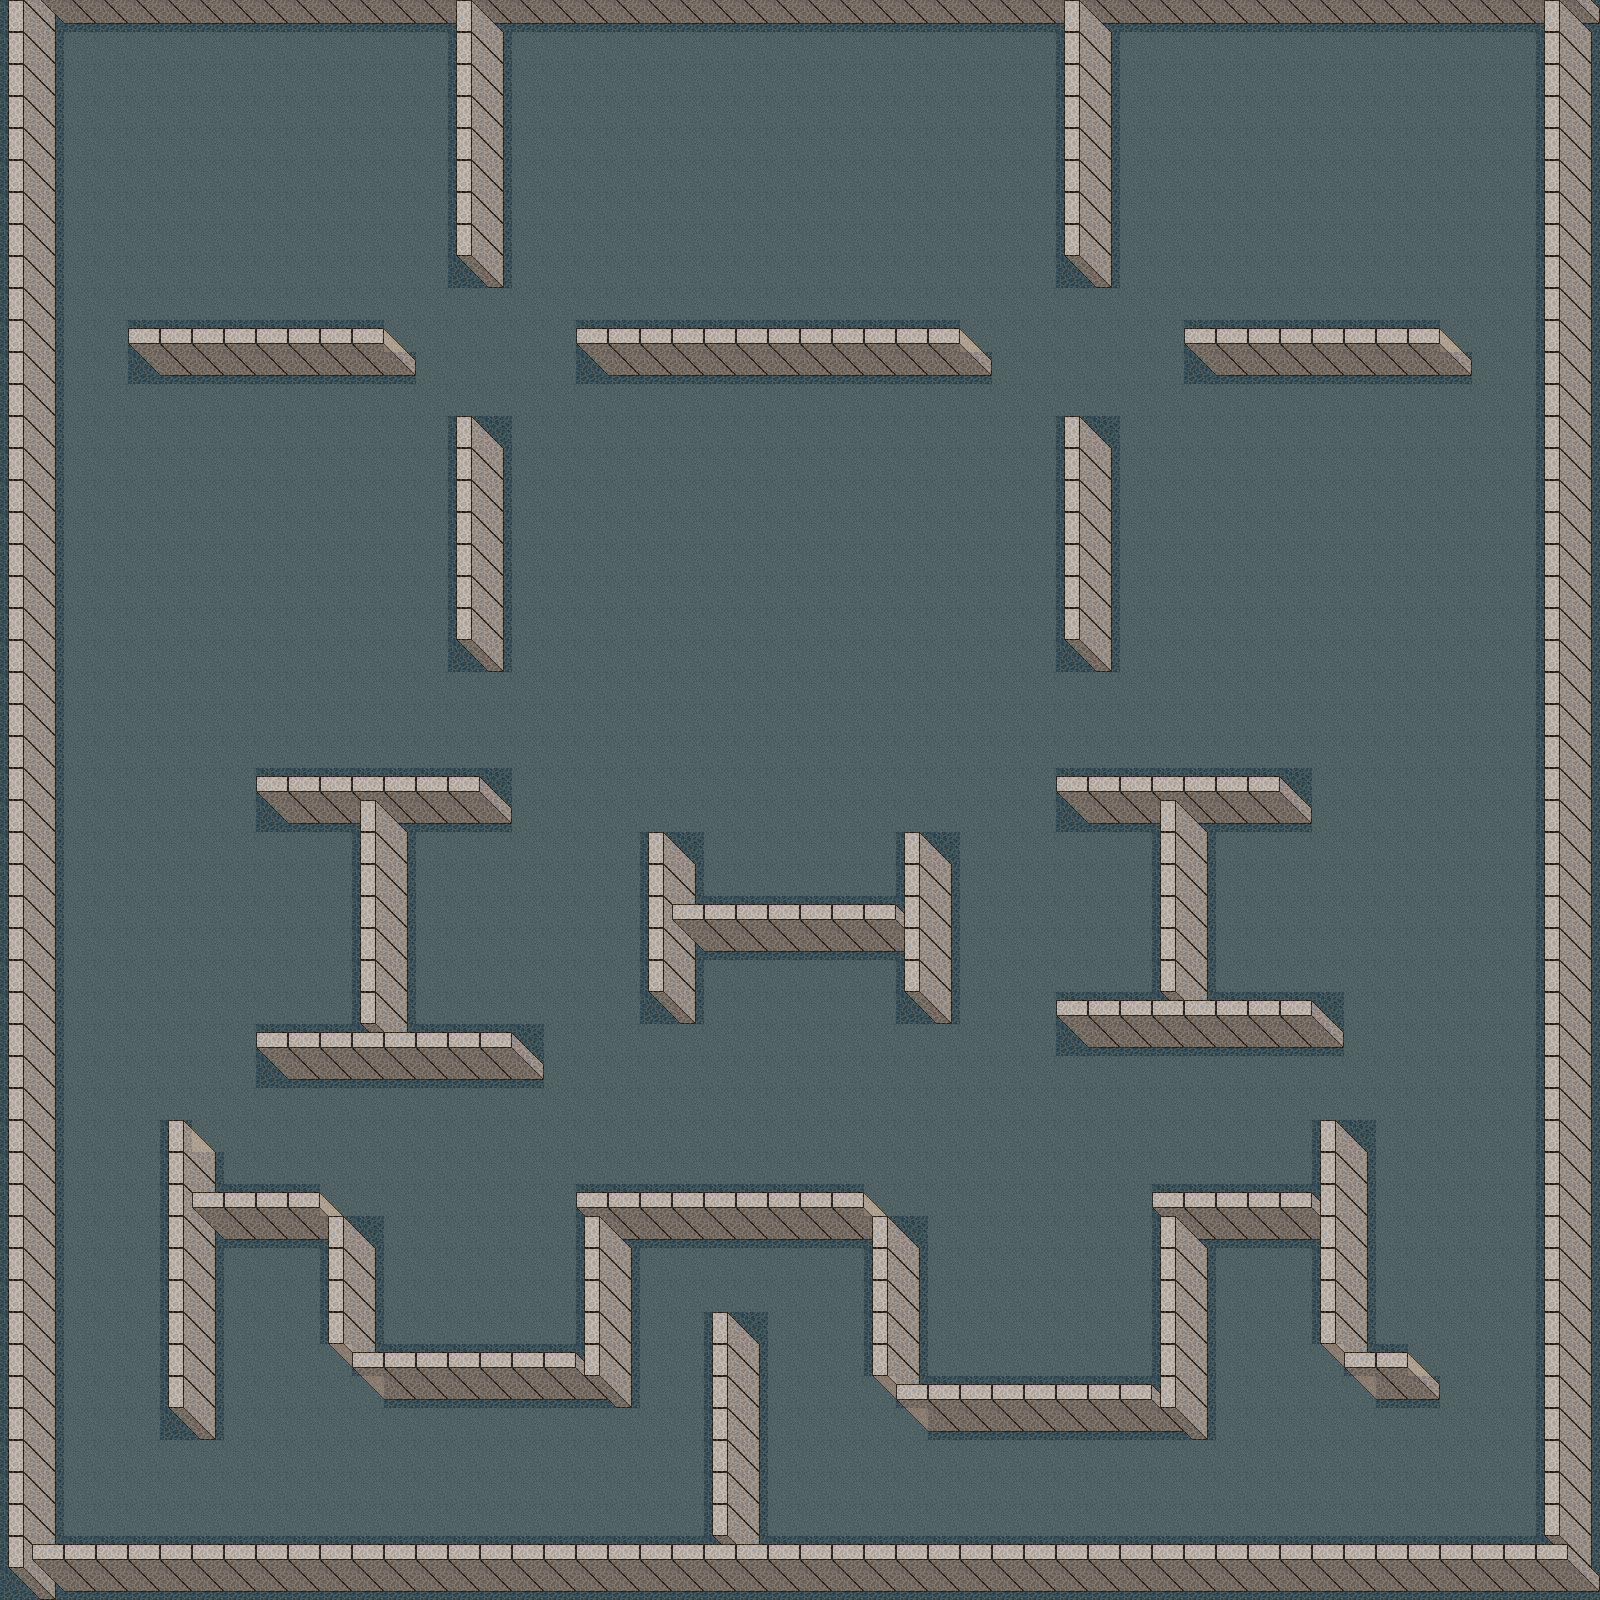

This game map was drawn from its Tiled (.tmx) file and the tilesets committed beside it. A one-line description and the trimmed map source follow:
An orthogonal 50x50 tile map with 32x32 px tiles, 3 tile layers (background, wall, meta), 3 tilesets.

<map version="1.0" tiledversion="1.1.5" orientation="orthogonal" renderorder="right-down" width="50" height="50" tilewidth="32" tileheight="32" infinite="0" nextobjectid="27">
 <tileset firstgid="1" name="perspective_walls" tilewidth="64" tileheight="64" tilecount="16" columns="4">
  <image source="perspective_walls.png" width="256" height="256" />
 </tileset>
 <tileset firstgid="17" name="blue" tilewidth="32" tileheight="32" tilecount="4" columns="2">
  <image source="blue.png" width="64" height="64" />
 </tileset>
 <tileset firstgid="21" name="ArcherBattle_TiledMap_1" tilewidth="32" tileheight="32" tilecount="128" columns="8">
  <image source="meta.png" width="256" height="512" />
 </tileset>
 <layer name="background" width="50" height="50" opacity="0.5">
  <data>[2500 cells, 2500 non-empty, 2 distinct tile ids]</data>
 </layer>
 <layer name="wall" width="50" height="50">
  <data>[2500 cells, 390 non-empty, 2 distinct tile ids]</data>
 </layer>
 <layer name="meta" width="50" height="50" opacity="0.33">
  <data>[2500 cells, 2500 non-empty, 2 distinct tile ids]</data>
 </layer>
</map>
